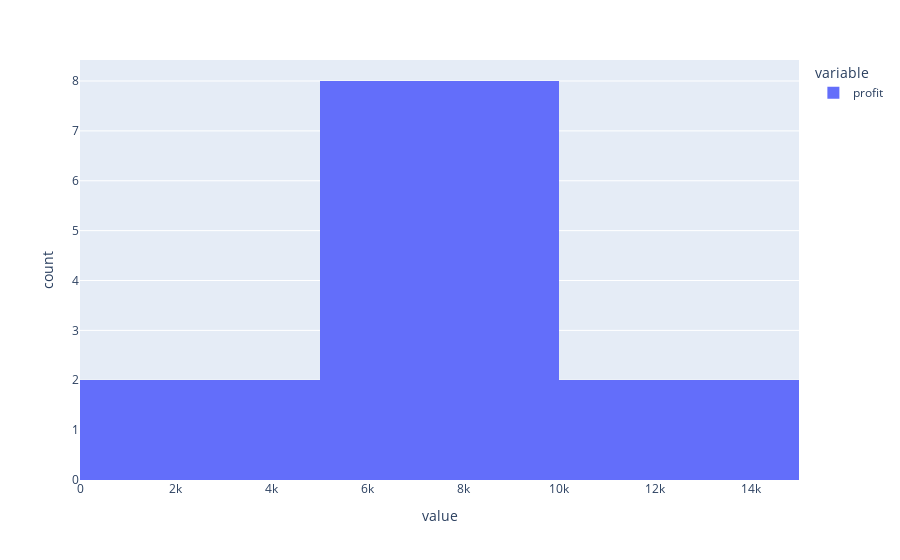

Source (notebook cell):
### Code cell
tahun_2017['profit'].plot(kind='hist', bins=60).show()

### Figure 1 — Plotly figure (JSON) as saved in the notebook; plotly's stock layout.template omitted (floating-point values rounded to 4 significant figures)
{"data": [{"alignmentgroup": "True", "bingroup": "x", "hovertemplate": "variable=profit<br>value=%{x}<br>count=%{y}<extra></extra>", "legendgroup": "profit", "marker": {"color": "#636efa", "pattern": {"shape": ""}}, "name": "profit", "offsetgroup": "profit", "orientation": "v", "showlegend": true, "type": "histogram", "x": [7140.0, 1614.0, 14750.0, 933.3, 6343.0, 8223.0, 6953.0, 9041.0, 10990.0, 9275.0, 9690.0, 8483.0], "xaxis": "x", "yaxis": "y"}], "layout": {"autosize": true, "barmode": "relative", "legend": {"title": {"text": "variable"}, "tracegroupgap": 0}, "margin": {"t": 60}, "xaxis": {"anchor": "y", "autorange": true, "domain": [0, 1], "range": [0, 15000], "title": {"text": "value"}, "type": "linear"}, "yaxis": {"anchor": "x", "autorange": true, "domain": [0, 1], "range": [0, 8.421], "title": {"text": "count"}}}}
